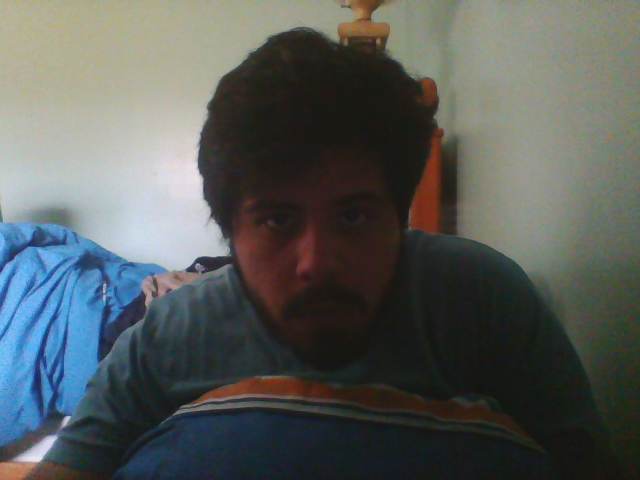
#> input picture CanvasTest1.png, 640 x 480 px, given in place of the camera
$ python VidStream.py
#> lines starting #> are read from the running program, lines starting #| are printed output that depends on the picture; after the words box and inside, x2 and y2 are one past the last pixel; in counts of white or black regions, pixels touching at a corner belong together
from collections import deque
import numpy as np
import cv2
import imutils
import time
'''
The following was taken from our other repository: https://github.com/KingTarrion/HKN-ASME-Curiosity-Jr
This is an excerpt from Tracking.py
'''


cap = cv2.VideoCapture(0)

while(True):
    # Capture frame-by-frame
    ret, frame = cap.read()
#> frame is the input picture: shape (480, 640, 3); mean B, G, R 89.5, 91.9, 86.9
    frame = imutils.resize(frame, width=600)
#> frame: shape (450, 600, 3)
    #blurred = cv2.GaussianBlur( frame, (11, 11), 0)
    hsv = cv2.cvtColor(frame, cv2.COLOR_BGR2HSV)
#> hsv: shape (450, 600, 3); mean H, S, V 57.3, 65.5, 101.2

    # construct a mask for the color "blue", then perform
    # a series of dilations and erosions to remove any small
    # blobs left in the mask
    lowblue = np.array([91,100,100])
    highblue = np.array([110,255,255])

    mask = cv2.inRange(hsv, lowblue, highblue)
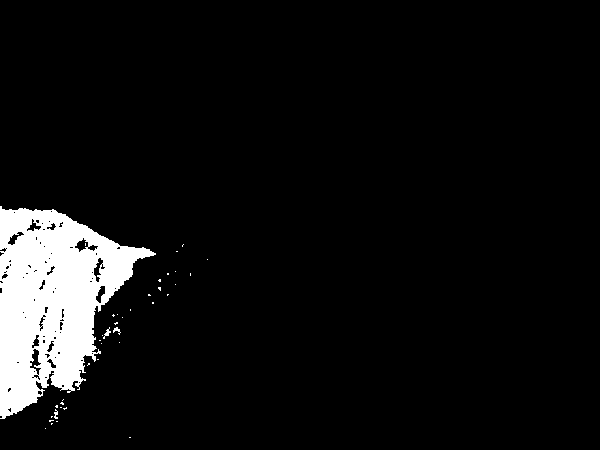
#> mask: shape (450, 600); 6.8% white; 39 white regions (35 under 20 px), largest, box (x1, y1, x2, y2) and area: (0, 206, 156, 419) 18056, (103, 327, 111, 339) 34, (113, 327, 121, 335) 28, (54, 409, 58, 419) 25
    mask = cv2.erode(mask, None, iterations=2)
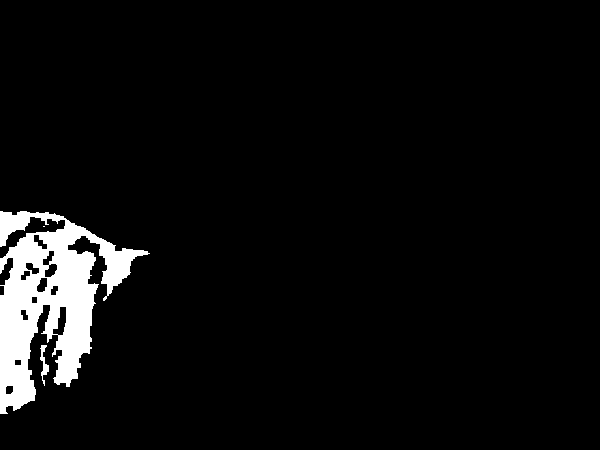
#> mask: shape (450, 600); 5% white; 3 white regions (1 under 20 px), largest, box (x1, y1, x2, y2) and area: (0, 211, 150, 414) 13438, (40, 345, 49, 386) 151
    mask = cv2.dilate(mask, None, iterations=2)
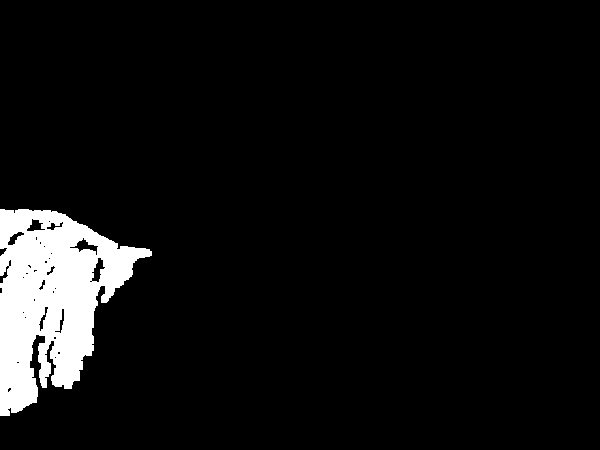
#> mask: shape (450, 600); 6.4% white; 1 white region

    # find contours in the mask and initialize the current
    # (x, y) center of the ball
    cnts = cv2.findContours(mask.copy(), cv2.RETR_EXTERNAL, cv2.CHAIN_APPROX_SIMPLE)[-2]
#> cnts = 1 contour; box (x1, y1, x2, y2) and area: (0, 209, 152, 416) 17679

    center = None
    # initialize currentX for x coordinate of center of the object
    currentX = None

    # onlly proceed if at least one contour was found
    if len(cnts) > 0:
        # find the largest contour in the mask, then use
        # it to compute the minimum enclosing circle and
        # centroid
        c = max(cnts, key=cv2.contourArea)
#> c = contour of 360 points, box (x1, y1, x2, y2) (0, 209, 152, 416), area 17679
        ((x, y), radius) = cv2.minEnclosingCircle(c)
#> x = 52.69; y = 312; radius = 115.7
        M = cv2.moments(c)
#> M = moments, m00 17679, centre m10/m00, m01/m00 = (51.42, 296.8)
        center = (int(M["m10"] / M["m00"]), int(M["m01"] / M["m00"]))
#> center = (51, 296)
        currentX = (int(M["m10"] / M["m00"]))
#> currentX = 51

        # only proceed if the radius meets a minimum size
        if radius > 10:
            # draw the circle and centroid on the frame,
            # then update the list of tracked points
            cv2.circle(frame, (int(x), int(y)), int(radius),
                       (0, 255, 255), 2)
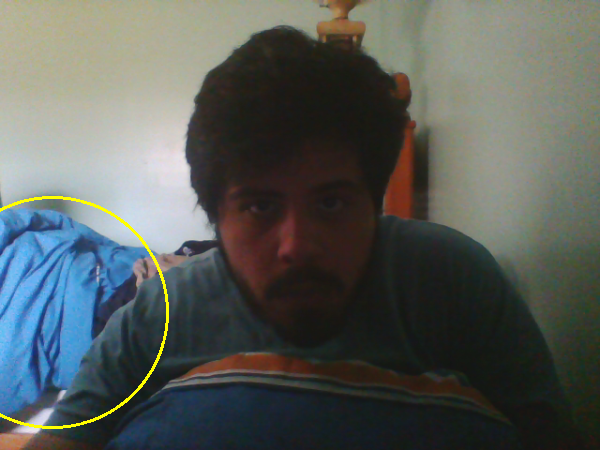
#> frame: shape (450, 600, 3); mean B, G, R 88.9, 92.7, 87.7
            cv2.circle(frame, center, 5, (0, 0, 255), -1)
#> frame: shape (450, 600, 3); 0.03% of pixels changed, all inside (x1, y1, x2, y2) = (46, 291, 57, 302)

    # update the points queue


    # Our operations on the frame come here

    # Display the resulting frame
    cv2.imshow('frame',frame)
    if cv2.waitKey(1) & 0xFF == ord('q'):
#> (key q is pressed here)
        break

# When everything done, release the capture
cap.release()
cv2.destroyAllWindows()
